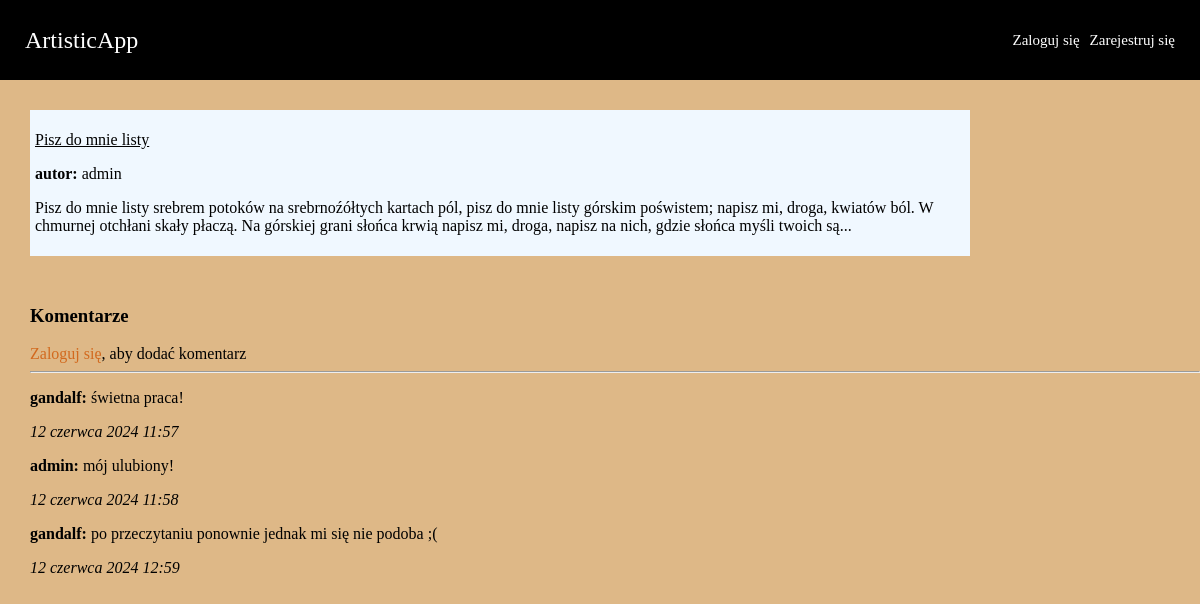
The app's page /post/1/ with its own data.
### artisticapp/models.py (models this page shows)
class Post(models.Model):
    title = models.CharField(max_length=200)
    content = models.TextField()
    author = models.ForeignKey(CustomUser, on_delete=models.CASCADE)
    created_at = models.DateTimeField(auto_now_add=True)

class CustomUser(AbstractUser):
    is_editor = models.BooleanField(default=False)

class Comment(models.Model):
    post = models.ForeignKey(Post, related_name="comments", on_delete=models.CASCADE)
    author = models.ForeignKey(CustomUser, on_delete=models.CASCADE)
    content = models.TextField()
    created_at = models.DateTimeField(auto_now_add=True)
    widgets = {
            'content': forms.Textarea(attrs={'class': 'comment-content', 'placeholder': 'Dodaj komentarz...'}),
        }

### artisticapp/views.py (the view)
# urls.py: path('post/<int:post_id>/', post_detail, name='post_detail'),
def post_detail(request, post_id):
    post = get_object_or_404(Post, id=post_id)
    comments = post.comments.all()
    new_comment = None
    if request.method == 'POST':
        comment_form = CommentForm(data=request.POST)
        if comment_form.is_valid():
            new_comment = comment_form.save(commit=False)
            new_comment.post = post
            new_comment.author = request.user
            new_comment.save()
            return redirect('post_detail', post_id=post.id)
    else:
        comment_form = CommentForm()
    return render(request, 'artisticapp/post_detail.html', {
        'post': post,
        'comments': comments,
        'new_comment': new_comment,
        'comment_form': comment_form,
    })

### artisticapp/templates/artisticapp/post_detail.html (shortened to what this page needs)
<!DOCTYPE html>
<html lang="pl">
<head>
</head>
<body>
  <header>
    <a href="{% url 'home' %}" id="title">ArtisticApp</a>
    <div id="controls">
        {% if user.is_authenticated %}
            <form method="post" action="{% url 'logout' %}">
                {% csrf_token %}
                <button type="submit">Wyloguj się</button>
            </form>
        {% else %}
            <a href="{% url 'login' %}">Zaloguj się</a>
            <a href="{% url 'register' %}">Zarejestruj się</a>
        {% endif %}
        </div>
</header>
{% block content %}
    <div id="box">
    <div class="container">
        <div class="poem">
            <p><u>{{ post.title }}</u></p>
            <p><strong>autor:</strong> {{ post.author.username }}</p>
            <p>{{post.content}}</p>
        </div>
    </div>
  </div>
  <div id="all">
  <h3>Komentarze</h3>
  {% if user.is_authenticated %}
  <h5>Dodaj nowy komentarz</h5>
    <form method="post">
      {% csrf_token %}
      {% for field in comment_form %}
          <div class="form-row">
              {{ field }}
          </div>
      {% endfor %}
    <button type="submit" class="formbutton">Opublikuj</button>
    </form>
    {% else %}
    <a href="{% url 'login' %}">Zaloguj się</a>, aby dodać komentarz
    {% endif %}
    <hr>
  {% for comment in comments %}
    <p><strong>{{ comment.author }}:</strong> {{ comment.content }}</p>
    <p><em>{{ comment.created_at }}</em></p>
  {% endfor %}
{% endblock %}
</div>
</body>
</html>

### artisticapp/templates/artisticapp/post_detail.html (style rules this page uses)
body { background-color: burlywood; margin: 0px; padding: 0px; }
#all { margin-left: 30px; }
a { text-decoration: none; color: chocolate; }
.container { display: flex; flex-direction: column; justify-content: left; margin: 20px; width: 80%; }
#box { display: flex; justify-content: center; flex-direction: column; align-items: left; }
#controls { display: flex; justify-content: right; flex-direction: row; align-items: center; }
.poem { border: 2px; background-color: aliceblue; border-color: black; margin: 10px; padding: 5px; }
header { height: 10vh; background-color: black; display: flex; align-items: center; padding: 0 20px; justify-content:space-between; }
header a { color: white; text-decoration: none; font-size: 15px; margin: 5px; }
#title { font-size: 24px; }
#controls { display: flex; justify-content: right; flex-direction: row; align-items: center; margin-right: 0px; }

### records on screen
Post: title "Pisz do mnie listy", author.username "admin", content "Pisz do mnie li­sty sre­brem po­to­ków na srebr­no­źół­tych kar­tach pól, pisz do mnie li­sty gór­skim po­świ­stem; na­pisz mi, dro­ga, kwia­tów ból. W chmur­nej ot­chła­ni ska­ły pła­czą. Na gór­skiej gra­ni słoń­ca krwią na­pisz mi, dro­ga, na­pisz na nich, gdzie słoń­ca my­śli two­ich są..."
Comment: author "gandalf", content "świetna praca!", created_at "12 czerwca 2024 11:57"
Comment: author "admin", content "mój ulubiony!", created_at "12 czerwca 2024 11:58"
Comment: author "gandalf", content "po przeczytaniu ponownie jednak mi się nie podoba ;(", created_at "12 czerwca 2024 12:59"
